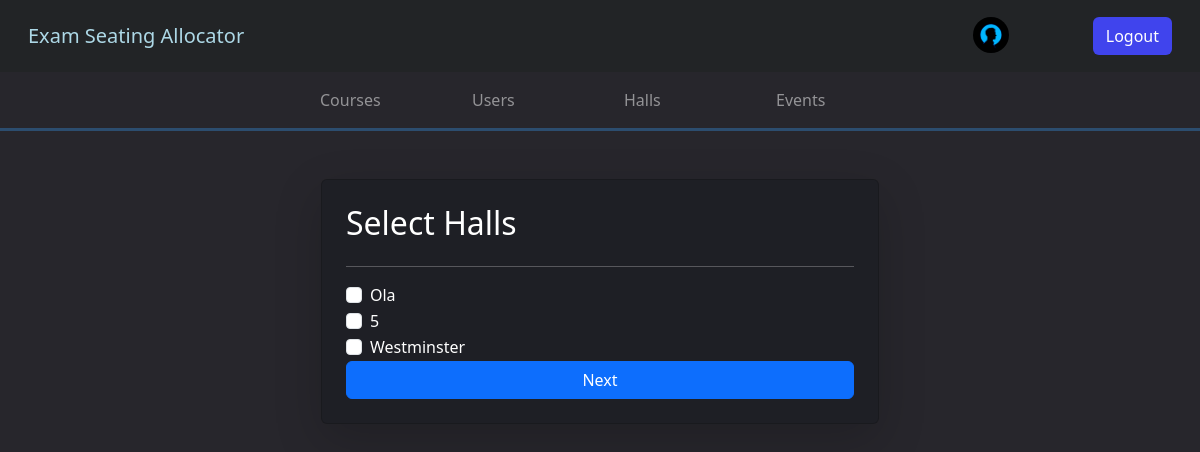
/create_new_event_halls/27 (signed in), run on an earlier commit of the app's database.
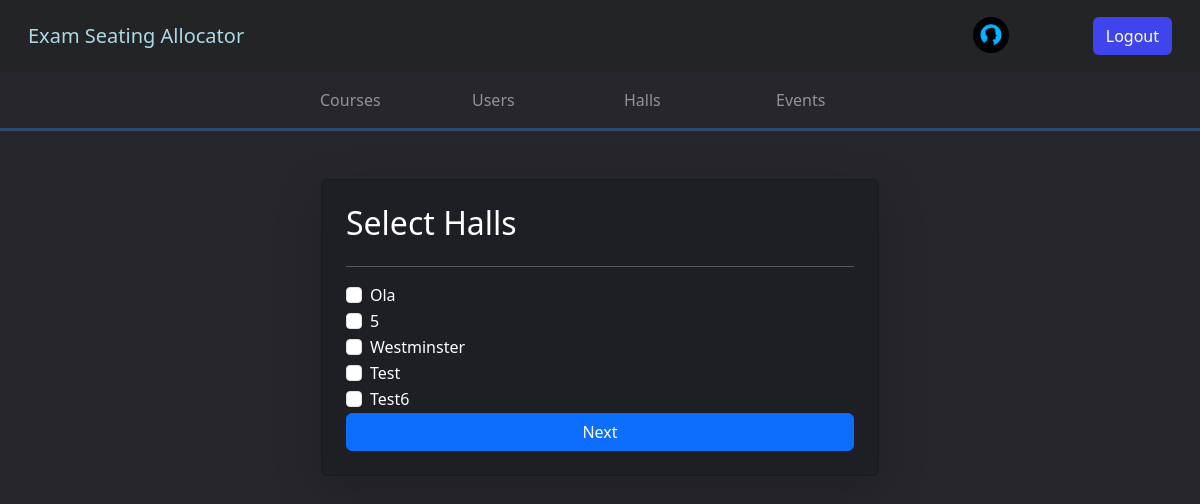
And on a later commit of the database.
### api/models.py (models this page shows)
class Hall(models.Model):
    name = models.CharField(max_length=100)
    rows = models.IntegerField()
    columns = models.IntegerField()
    noOfSeats = models.IntegerField(default=1)

### api/views.py (the view, shortened to what this page needs)
def create_new_event_halls(request, id):
    halls = Hall.objects.all()
    context = {"homeurl": "admin_home", "halls": halls}
    return render(request, "createNewEventHalls.html", context)

### api/templates/createNewEventHalls.html (shortened to what this page needs)
{%extends "base.html"%} {%block start%}
<div class="container mt-5">
  <form
    class="col-6 mx-auto card p-4 shadow-lg forms"
    method="post"
    enctype="multipart/form-data"
  >
    <h2>Select Halls</h2>
    <hr />
     {%for hall in halls%}
    <div class="form-check">
      <input
        class="form-check-input"
        type="checkbox"
        value="{{hall.id}}"
        id="{{hall.id}}"
        name="selectedhalls"
      />
      <label class="form-check-label" for="hall.id"> {{hall.name}} </label>
    </div>
    {%endfor%}
    <button type="submit" class="btn btn-primary">Next</button>
  </form>
</div>
{%endblock%}

What changed in the data, as far as the page shows it:
added Hall: name "Test"
added Hall: name "Test6"
